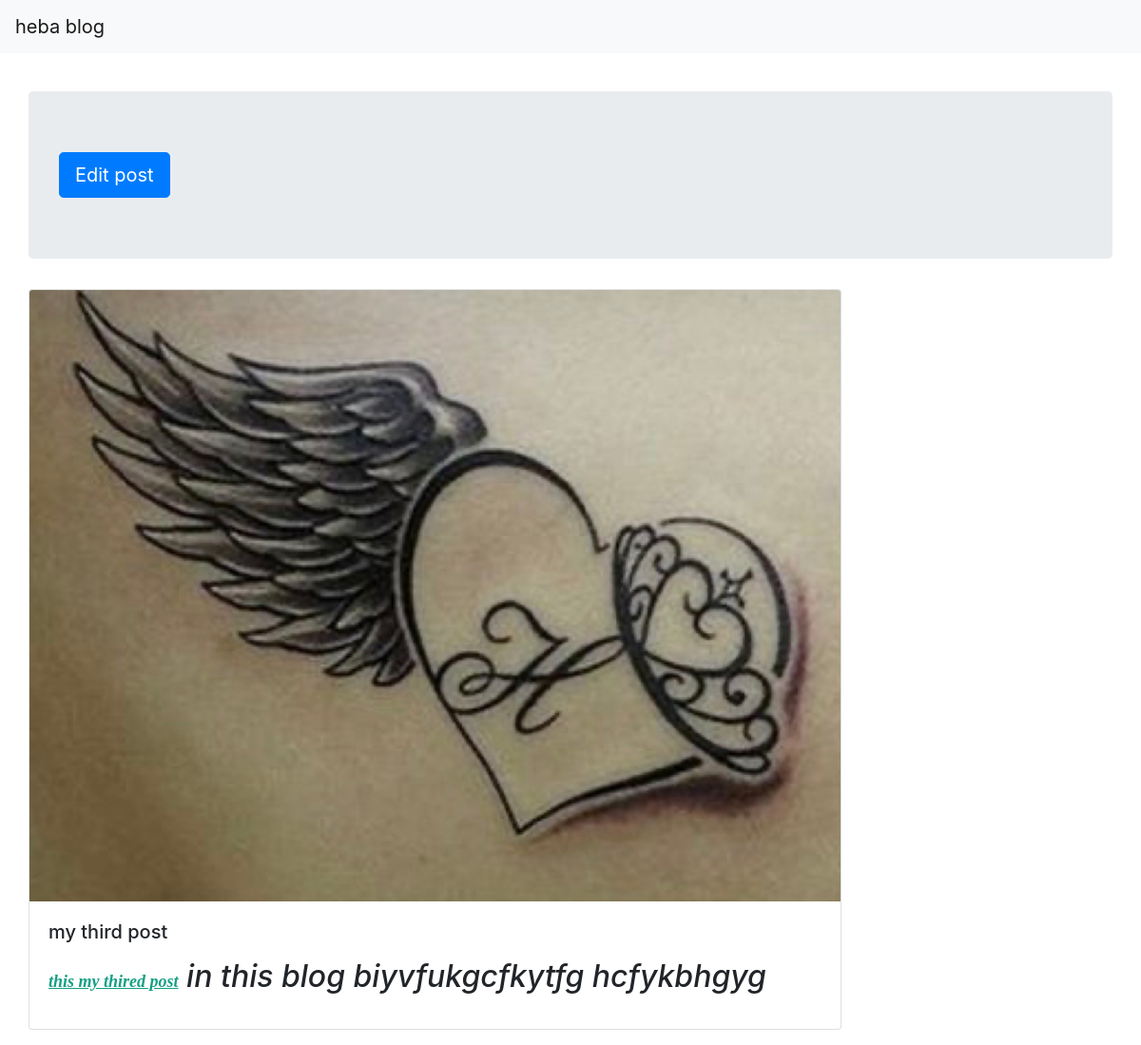
Page /3 on the committed database.
### Post/models.py (models this page shows)
class Post(models.Model):
    user = models.ForeignKey(User , models.CASCADE)
    title = models.CharField(max_length=50)
    content = RichTextField()
    img = models.ImageField(upload_to='post_img/', default='post_img/default.png')
    created = models.DateTimeField(default=timezone.now)
    active = models.BooleanField(default=True)
    def __str__(self):
        return self.title

### Post/views.py (the view)
# urls.py: url(r'^(?P<id>\d+)$' ,views.post , name = 'post'),
def post(request, id):
        post = get_object_or_404(Post, id=id)
        context = {
              'post': post,
        }
        return render(request, 'detail.html', context)

### Post/templates/detail.html
{% extends 'base.html' %}
{% block body %}
<div class="jumbotron bannar">
  <a class="btn btn-primary btn-lg" href="{% url 'blog:edit_post' post.id%}" role="button">Edit post</a>
</div>
      <div class="card single_post" >
          <img class="card-img-top" src="{{post.img.url}}" alt="Card image cap">
              <div class="card-body">
                <h5 class="card-title">{{post}}</h5>
                  <p class="card-text">{{post.content|safe}}</p>
              </div>
      </div>
</div>
{% endblock %}

### Post/static/home_static/css/style.css (style rules this page uses)
.single_post { width: 75% ; }
.bannar { width: 100% ; }

### rows in the picture
Post: img (picture), title "my third post", content "this my thired post in this blog biyvfukgcfkytfg hcfykbhgyg"
